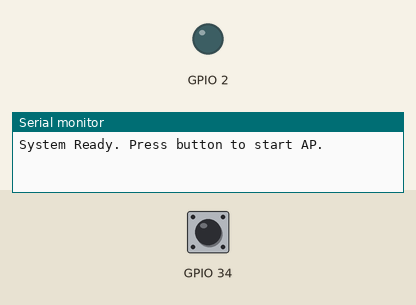
Simulated run of this sketch. Board: ESP32. Parts: output pins drawn as LEDs (lit = HIGH), the last lines printed to the serial monitor. Inputs (shaded band) come from the test bench; at power-on: GPIO 34 HIGH.

Above: at 1.2 s.
1.3 s: GPIO 34 pulled LOW for 0.15 s
At 2.2 s:
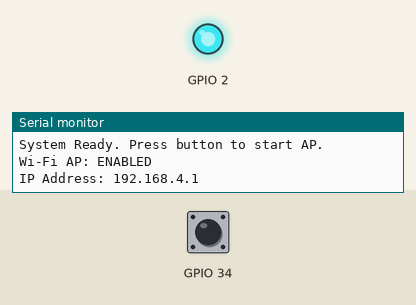
2.9 s: GPIO 34 pulled LOW for 1 s
At 3.3 s:
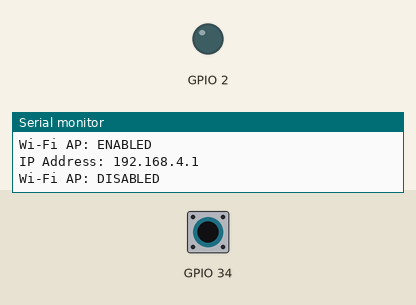
5.4 s: GPIO 34 pulled LOW for 3.2 s
At 6.4 s:
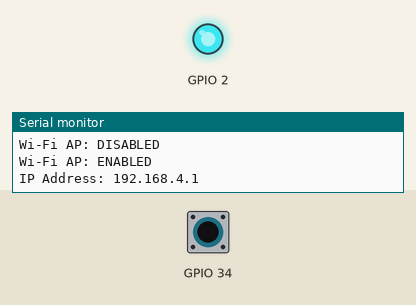
Timing chart, 0 to 8.4 s (numbered marks = the images above; inputs shaded):
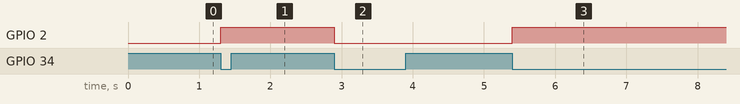

Measured:
- after the input at 1.3 s, GPIO 2: LOW → HIGH at once
- after the input at 2.9 s, GPIO 2: HIGH → LOW at once
- after the input at 5.4 s, GPIO 2: LOW → HIGH at once

The sketch:

wifi-scan.ino
```cpp
#include <WiFi.h>

bool apActive = false;
int lastButtonState = HIGH;

const char* ssid = "My_Network";
const char* password = "09988776";

void setup() {
    Serial.begin(115200);
    pinMode(2, OUTPUT);
    pinMode(34, INPUT_PULLUP);
    WiFi.mode(WIFI_OFF);
    Serial.println("System Ready. Press button to start AP.");
}

void toggleWiFi() {
    apActive = !apActive;

    if (apActive) {
        WiFi.softAP(ssid, password);
        digitalWrite(2, HIGH);
        Serial.println("Wi-Fi AP: ENABLED");
        Serial.print("IP Address: ");
        Serial.println(WiFi.softAPIP());
    } else {
        WiFi.mode(WIFI_OFF);
        digitalWrite(2, LOW);
        Serial.println("Wi-Fi AP: DISABLED");
    }

    delay(300);
}

void loop() {
    int currentButtonState = digitalRead(34);

    if (lastButtonState == HIGH && currentButtonState == LOW) {
        toggleWiFi();
    }

    lastButtonState = currentButtonState;
}
```
